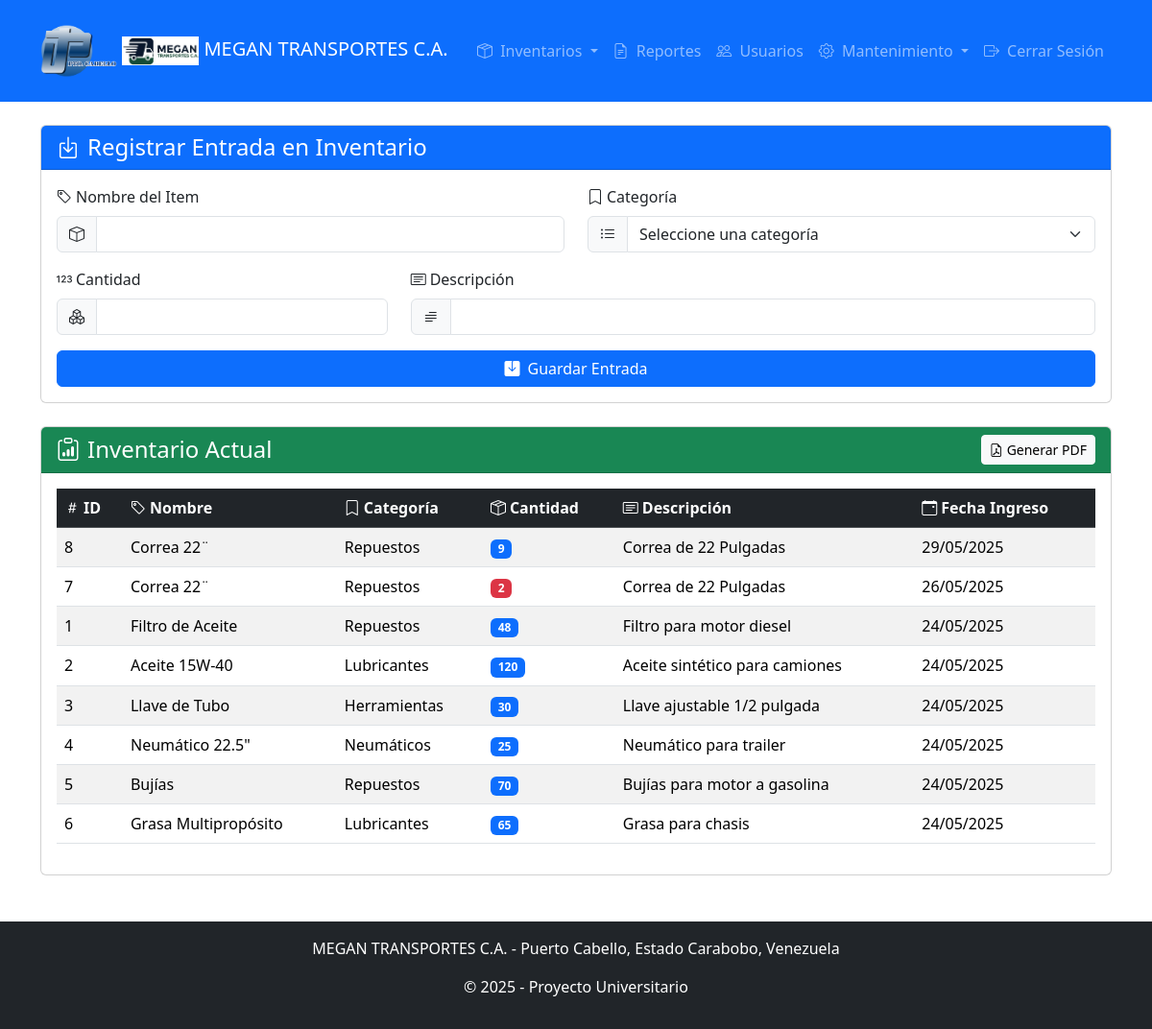
The page /inventario/entradas.php (signed in) on the database its author committed.
### tables this page shows
CREATE TABLE `inventario` (
  `id` int(11) NOT NULL AUTO_INCREMENT,
  `nombre` varchar(100) NOT NULL,
  `categoria_id` int(11) DEFAULT NULL,
  `cantidad` int(11) NOT NULL,
  `descripcion` text DEFAULT NULL,
  `fecha_ingreso` timestamp NULL DEFAULT current_timestamp(),
  PRIMARY KEY (`id`)
);

CREATE TABLE `categorias` (
  `id` int(11) NOT NULL AUTO_INCREMENT,
  `nombre` varchar(100) NOT NULL,
  `fecha_creacion` timestamp NULL DEFAULT current_timestamp(),
  PRIMARY KEY (`id`),
  UNIQUE KEY `nombre` (`nombre`)
);

### inventario/entradas.php (the view, shortened to what this page needs)
<?php
include '../includes/db.php';
include '../includes/header.php';
?>
<div class="row">
    <div class="col-md-12">
        <div class="card mb-4">
            <div class="card-header bg-primary text-white d-flex justify-content-between align-items-center">
                <h4 class="mb-0">
                    <i class="bi bi-box-arrow-in-down me-2"></i>Registrar Entrada en Inventario
                </h4>
            </div>
            <div class="card-body">
                <form method="POST">
                    <div class="row">
                        <div class="col-md-6 mb-3">
                            <label class="form-label">
                                <i class="bi bi-tag me-1"></i>Nombre del Item
                            </label>
                            <div class="input-group">
                                <span class="input-group-text"><i class="bi bi-box"></i></span>
                                <input type="text" name="nombre" class="form-control"
                                       value="<?php echo isset($nombre) ? htmlspecialchars($nombre) : ''; ?>" required>
                            </div>
                        </div>
                        <div class="col-md-6 mb-3">
                            <label for="categoria_id" class="form-label">
                                <i class="bi bi-bookmark me-1"></i>Categoría
                            </label>
                            <div class="input-group">
                                <span class="input-group-text"><i class="bi bi-list-ul"></i></span>
                                <select name="categoria_id" id="categoria_id" class="form-select" required>
                                    <option value="">Seleccione una categoría</option>
                                </select>
                            </div>
                        </div>
                    </div>
                    <div class="row">
                        <div class="col-md-4 mb-3">
                            <label class="form-label">
                                <i class="bi bi-123 me-1"></i>Cantidad
                            </label>
                            <div class="input-group">
                                <span class="input-group-text"><i class="bi bi-boxes"></i></span>
                                <input type="number" name="cantidad" class="form-control"
                                       value="<?php echo isset($cantidad) ? htmlspecialchars($cantidad) : ''; ?>"
                                       min="1" required>
                            </div>
                        </div>
                        <div class="col-md-8 mb-3">
                            <label class="form-label">
                                <i class="bi bi-card-text me-1"></i>Descripción
                            </label>
                            <div class="input-group">
                                <span class="input-group-text"><i class="bi bi-text-paragraph"></i></span>
                                <input type="text" name="descripcion" class="form-control"
                                       value="<?php echo isset($descripcion) ? htmlspecialchars($descripcion) : ''; ?>"
                                       required>
                            </div>
                        </div>
                    </div>
                    <button type="submit" class="btn btn-primary w-100">
                        <i class="bi bi-save-fill me-2"></i>Guardar Entrada
                    </button>
                </form>
            </div>
        </div>
        <div class="card">
            <div class="card-header bg-success text-white d-flex justify-content-between align-items-center">
                <h4 class="mb-0">
                    <i class="bi bi-clipboard-data me-2"></i>Inventario Actual
                </h4>
                <a href="/megantransportes/reportes/generar.php?tipo_reporte=inventario" class="btn btn-sm btn-light">
                    <i class="bi bi-file-earmark-pdf me-1"></i>Generar PDF
                </a>
            </div>
            <div class="card-body">
                <div class="table-responsive">
                    <table class="table table-striped table-hover">
                        <thead class="table-dark">
                            <tr>
                                <th><i class="bi bi-hash me-1"></i>ID</th>
                                <th><i class="bi bi-tag me-1"></i>Nombre</th>
                                <th><i class="bi bi-bookmark me-1"></i>Categoría</th>
                                <th><i class="bi bi-box-seam me-1"></i>Cantidad</th>
                                <th><i class="bi bi-card-text me-1"></i>Descripción</th>
                                <th><i class="bi bi-calendar-event me-1"></i>Fecha Ingreso</th>
                            </tr>
                        </thead>
                        <tbody>
                            <?php
                            $sql = "SELECT i.*, c.nombre as categoria_nombre
                                    FROM inventario i
                                    LEFT JOIN categorias c ON i.categoria_id = c.id
                                    ORDER BY i.fecha_ingreso DESC";
                            $result = $conn->query($sql);
                            if ($result && $result->num_rows > 0) {
                                while($row = $result->fetch_assoc()) {
                                    echo "<tr>
                                            <td>".$row['id']."</td>
                                            <td>".htmlspecialchars($row['nombre'])."</td>
                                            <td>".htmlspecialchars($row['categoria_nombre'] ?? 'Sin categoría')."</td>
                                            <td>
                                                <span class='badge bg-".($row['cantidad'] < 3 ? 'danger' : 'primary')."'>
                                                    ".$row['cantidad']."
                                                </span>
                                            </td>
                                            <td>".htmlspecialchars($row['descripcion'])."</td>
                                            <td>".date('d/m/Y', strtotime($row['fecha_ingreso']))."</td>
                                          </tr>";
                                }
                            } else {
                                echo "<tr><td colspan='6' class='text-center'>No hay items en el inventario</td></tr>";
                            }
                            ?>
                        </tbody>
                    </table>
                </div>
            </div>
        </div>
    </div>
</div>
<?php include '../includes/footer.php'; ?>

### rows shown on the page
inventario: id "8", nombre "Correa 22¨", categoria.nombre "Repuestos", cantidad "9", descripcion "Correa de 22 Pulgadas", fecha_ingreso "29/05/2025"
inventario: id "7", nombre "Correa 22¨", categoria.nombre "Repuestos", cantidad "2", descripcion "Correa de 22 Pulgadas", fecha_ingreso "26/05/2025"
inventario: id "1", nombre "Filtro de Aceite", categoria.nombre "Repuestos", cantidad "48", descripcion "Filtro para motor diesel", fecha_ingreso "24/05/2025"
inventario: id "2", nombre "Aceite 15W-40", categoria.nombre "Lubricantes", cantidad "120", descripcion "Aceite sintético para camiones", fecha_ingreso "24/05/2025"
inventario: id "3", nombre "Llave de Tubo", categoria.nombre "Herramientas", cantidad "30", descripcion "Llave ajustable 1/2 pulgada", fecha_ingreso "24/05/2025"
inventario: id "4", nombre "Neumático 22.5\"", categoria.nombre "Neumáticos", cantidad "25", descripcion "Neumático para trailer", fecha_ingreso "24/05/2025"
inventario: id "5", nombre "Bujías", categoria.nombre "Repuestos", cantidad "70", descripcion "Bujías para motor a gasolina", fecha_ingreso "24/05/2025"
inventario: id "6", nombre "Grasa Multipropósito", categoria.nombre "Lubricantes", cantidad "65", descripcion "Grasa para chasis", fecha_ingreso "24/05/2025"
